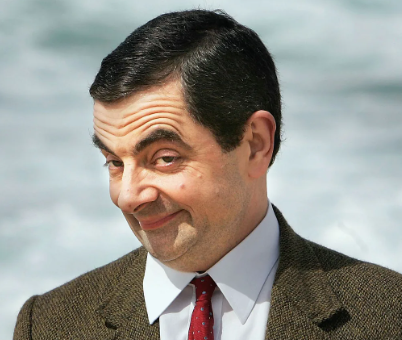
#> input picture pillow/bean.png, 402 x 340 px
$ python image_filters.py
#> lines starting #> are read from the running program, lines starting #| are printed output that depends on the picture
from PIL import Image, ImageFilter
from PIL.ImageFilter import (BLUR, CONTOUR, DETAIL, EDGE_ENHANCE, EDGE_ENHANCE_MORE, EMBOSS, FIND_EDGES, SMOOTH, SMOOTH_MORE, SHARPEN)

image_file = "bean.png"
im = Image.open(image_file)
#> im is the input picture: PIL image 402x340 RGBA; mean R, G, B, A 149.9, 148, 141.3, 255
im.show()

filtered = im.filter(BLUR)
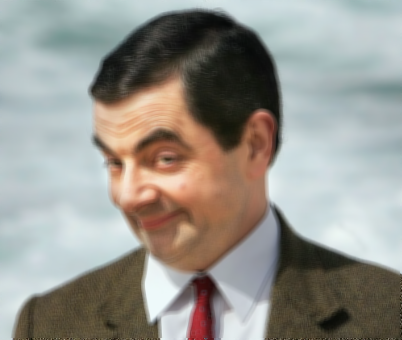
#> filtered: PIL image 402x340 RGBA; mean R, G, B, A 149.9, 148, 141.4, 255
filtered.show()

filtered = im.filter(CONTOUR)
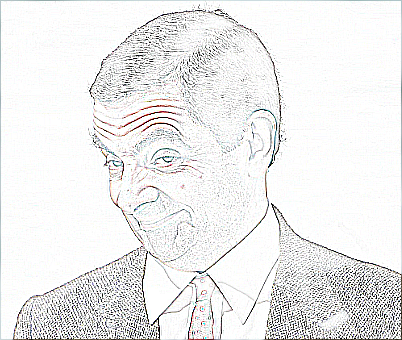
#> filtered: PIL image 402x340 RGBA; mean R, G, B, A 236.8, 236.7, 236.5, 255
filtered.show()

filtered = im.filter(DETAIL)
filtered.show()

filtered = im.filter(EDGE_ENHANCE)
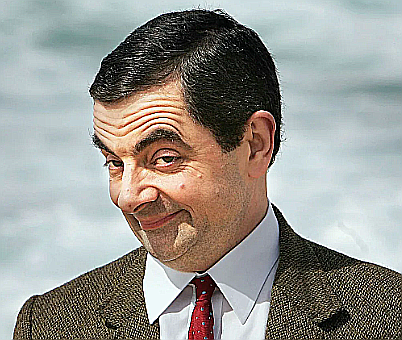
#> filtered: PIL image 402x340 RGBA; mean R, G, B, A 151.3, 149.8, 144.1, 255
filtered.show()

filtered = im.filter(EDGE_ENHANCE_MORE)
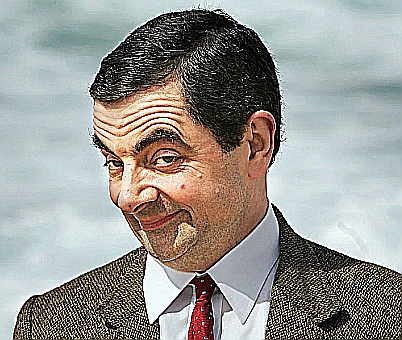
#> filtered: PIL image 402x340 RGBA; mean R, G, B, A 153, 152.1, 147.3, 255
filtered.show()

filtered = im.filter(EMBOSS)
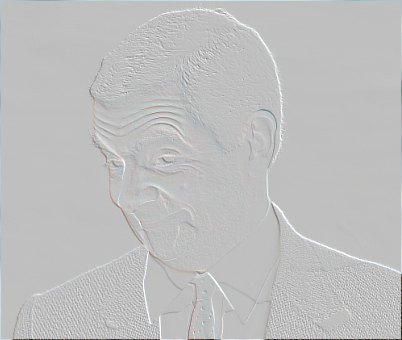
#> filtered: PIL image 402x340 RGBA; mean R, G, B, A 128.5, 128.6, 128.6, 129.4; transparent parts drawn white
filtered.show()

filtered = im.filter(FIND_EDGES)
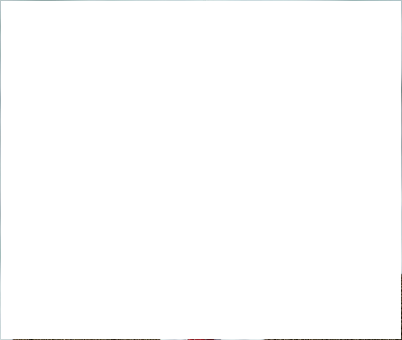
#> filtered: PIL image 402x340 RGBA; mean R, G, B, A 18.5, 18.7, 18.8, 2.8; transparent parts drawn white
filtered.show()

filtered = im.filter(SMOOTH)
filtered.show()

filtered = im.filter(SMOOTH_MORE)
filtered.show()

filtered = im.filter(SHARPEN)
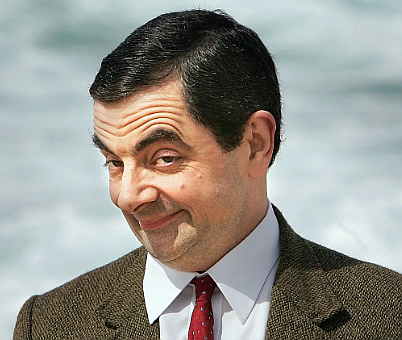
#> filtered: PIL image 402x340 RGBA; mean R, G, B, A 149.9, 148.1, 141.5, 255
filtered.show()

$ run again, with pillow/5f.jpg saved as pillow/bean.png
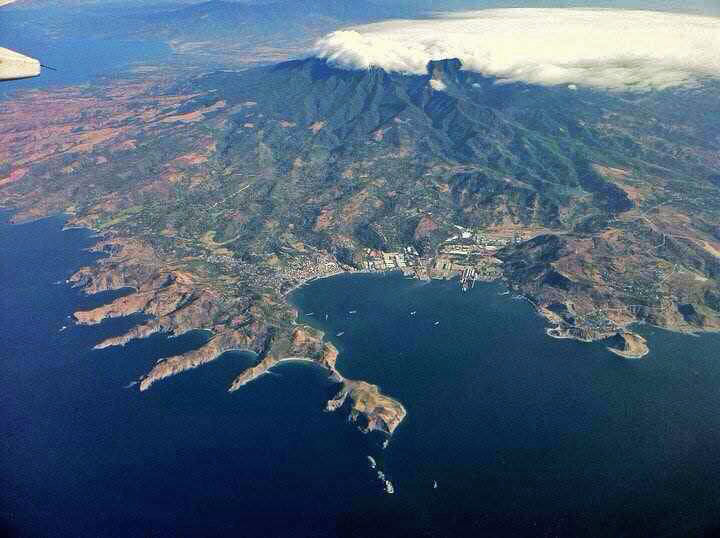
#> input picture pillow/5f.jpg, 720 x 538 px
#> im is the input picture: PIL image 720x538 RGB; mean R, G, B 76.3, 96.7, 118.3
#> `filtered = im.filter(EMBOSS)`:
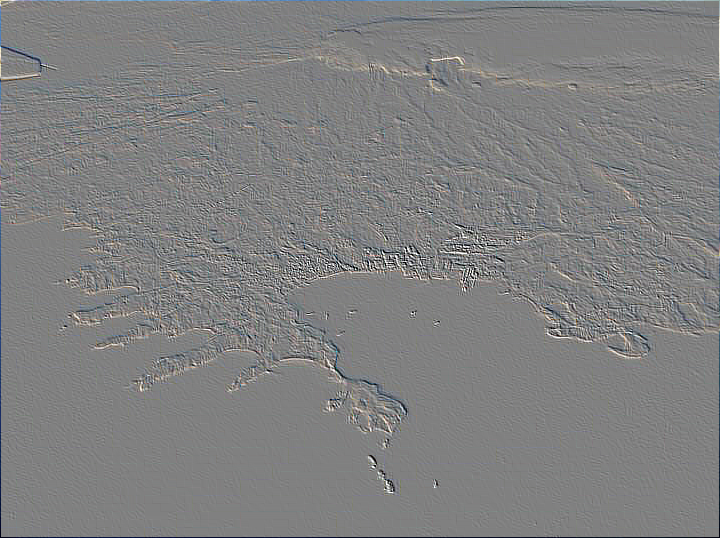
#> filtered: PIL image 720x538 RGB; mean R, G, B 127.9, 128.1, 128.2
#> `filtered = im.filter(FIND_EDGES)`:
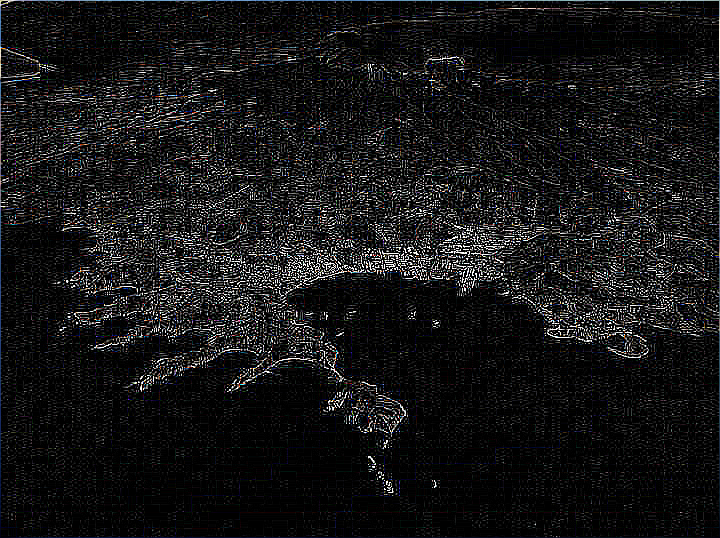
#> filtered: PIL image 720x538 RGB; mean R, G, B 22, 22, 22.6

$ run again, with pillow/casa.JPG saved as pillow/bean.png
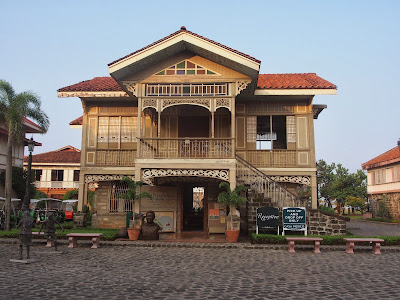
#> input picture pillow/casa.JPG, 400 x 300 px
#> im is the input picture: PIL image 400x300 RGB; mean R, G, B 131.2, 125.4, 121.9
#> `filtered = im.filter(FIND_EDGES)`:
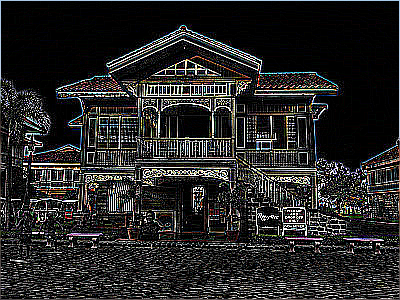
#> filtered: PIL image 400x300 RGB; mean R, G, B 39.8, 39.4, 39
#> `filtered = im.filter(SMOOTH)`:
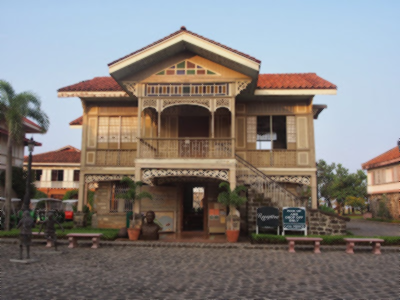
#> filtered: PIL image 400x300 RGB; mean R, G, B 131.2, 125.4, 121.9
